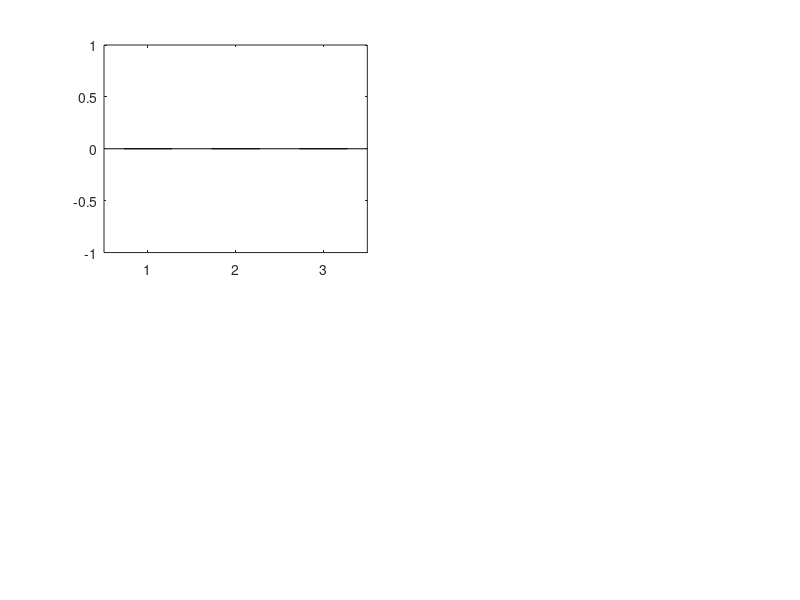

This figure's MATLAB source: (Note: this script raises an error after producing the figure.)
function e4_compare()
%E4_COMPARE  三组连接方案横向对比 —— 生成对比图与结论表 (纯 MATLAB)
%
%   读取 results/e4/{coax,short,long}/ 下各业务【最新一份】.mat, 汇总关键指标,
%   打印结论表并输出对比图。
%
%   输出:
%     plots/e4/_compare.png   三组横向对比图 (4 子图)
%     plots/e4/_compare.txt   结论表 (纯文本, 可直接贴进报告)
%
%   用法 (项目根目录):  e4_compare
%
%   ★ 注意: 三组的图片业务可能选中了不同分辨率/质量 (脚本按"PSNR最高且单帧可传"选),
%           故 PSNR 不宜直接横向比较 —— 图中会标注各自的配置。

    links = {'coax', 'short', 'long'};
    lname = {'同轴线', '短天线 5cm', '长天线 10cm'};
    bizs  = {'text', 'image', 'audio', 'video'};
    nL = numel(links);

    %% ===== 1. 收集各业务最新数据 =====
    D = cell(nL, numel(bizs));
    for i = 1:nL
        for j = 1:numel(bizs)
            d  = fullfile('results', 'e4', links{i});
            fs = dir(fullfile(d, sprintf('%s_%s_*.mat', links{i}, bizs{j})));
            if isempty(fs), continue; end
            [~, k] = max([fs.datenum]);
            try
                D{i,j} = load(fullfile(fs(k).folder, fs(k).name), 'cfg', 'metrics');
            catch ME
                fprintf(2, '  [!] 读取 %s/%s 失败: %s\n', links{i}, bizs{j}, ME.message);
            end
        end
    end

    %% ===== 2. 提取指标 =====
    % 物理量
    pwr  = nan(nL, numel(bizs));   % 接收功率 dBFS
    fEst = nan(nL, 1);
    % 业务质量
    txtOK = nan(nL,1);   txtByte = nan(nL,1);
    imgPSNR = nan(nL,1); imgRes = cell(nL,1);
    audRho = nan(nL,1);  audSNR = nan(nL,1);
    vidFrame = nan(nL,1); vidPSNR = nan(nL,1); vidFPS = nan(nL,1);

    for i = 1:nL
        for j = 1:numel(bizs)
            M = D{i,j};
            if isempty(M), continue; end
            m = M.metrics;
            if isfield(m,'rxPowerDbfs'), pwr(i,j) = m.rxPowerDbfs; end
            switch bizs{j}
                case 'text'
                    if isfield(m,'charOK'),  txtOK(i)   = double(m.charOK); end
                    if isfield(m,'byteOK'),  txtByte(i) = double(m.byteOK)*100; end
                    if isfield(m,'freqEstMean'), fEst(i) = m.freqEstMean; end
                case 'image'
                    if isfield(m,'psnr'), imgPSNR(i) = m.psnr; end
                    if isfield(m,'W'), imgRes{i} = sprintf('%dx%d Q%d', m.W, m.H, m.q); end
                case 'audio'
                    if isfield(m,'rho'),    audRho(i) = m.rho; end
                    if isfield(m,'segSNR'), audSNR(i) = m.segSNR; end
                case 'video'
                    if isfield(m,'frameOK'),  vidFrame(i) = m.frameOK*100; end
                    if isfield(m,'psnrMean'), vidPSNR(i)  = m.psnrMean; end
                    if isfield(m,'fps'),      vidFPS(i)   = m.fps; end
            end
        end
    end

    %% ===== 3. 标定结果 (链路损耗) =====
    calGain = nan(nL,1); calPwr = nan(nL,1);
    for i = 1:nL
        fs = dir(fullfile('results','e4','antenna', sprintf('ant_calib_%s_*.mat', links{i})));
        if isempty(fs), continue; end
        [~, k] = max([fs.datenum]);
        try
            M = load(fullfile(fs(k).folder, fs(k).name), 'metrics');
            calGain(i) = double(M.metrics.rxGainBest);
            calPwr(i)  = double(M.metrics.pwrBest);
        catch
        end
    end

    %% ===== 4. 打印结论表 =====
    fprintf('\n');
    fprintf('==================================================================\n');
    fprintf('  E4 三组连接方案对比\n');
    fprintf('==================================================================\n');
    fprintf('%-14s %10s %13s\n', '链路', '标定RxGain', '接收功率');
    fprintf('%s\n', repmat('-', 1, 40));
    for i = 1:nL
        fprintf('%-14s %8.0f dB %10.2f dBFS\n', lname{i}, calGain(i), calPwr(i));
    end
    fprintf('%s\n', repmat('-', 1, 40));
    dGain = calGain(2) - calGain(1);
    dPwr  = calPwr(2)  - calPwr(1);
    fprintf('天线组比同轴组多需 %.0f dB 增益, 接收功率仅差 %.1f dB\n', dGain, dPwr);
    fprintf('⇒ 天线路径耦合损耗 ≈ %.0f dB\n', dGain - abs(dPwr));
    fprintf('长/短天线 (同为 %.0f dB): 功率差 %+.2f dB\n', calGain(2), calPwr(3)-calPwr(2));

    fprintf('\n%-14s %10s %10s %12s %12s\n', '链路', '文本一致', '图片PSNR', '音频相关', '视频帧完成');
    fprintf('%s\n', repmat('-', 1, 62));
    for i = 1:nL
        fprintf('%-14s %10.0f %10.2f %12.4f %11.0f%%\n', ...
            lname{i}, txtOK(i), imgPSNR(i), audRho(i), vidFrame(i));
    end
    fprintf('%s\n', repmat('-', 1, 62));
    fprintf('★ 图片配置: ');
    for i = 1:nL
        fprintf('%s=%s  ', links{i}, imgRes{i});
    end
    fprintf('\n  (配置不同, PSNR 不宜直接横向比较)\n');

    %% ===== 5. 出对比图 =====
    C1 = [0.12 0.37 0.75]; C2 = [0.07 0.63 0.55]; C3 = [0.72 0.45 0.10];
    cols = [C1; C2; C3];

    fig = figure('Position', [60 60 1000 720], 'Color', 'w', 'Visible', 'on');
    x = 1:nL;

    % ① 链路损耗: 标定 RxGain
    ax1 = subplot(2,2,1);
    b = bar(ax1, x, calGain, 0.55, 'FaceColor', 'flat');
    b.CData = cols;
    hold(ax1, 'on');
    for i = 1:nL
        text(ax1, i, calGain(i)+1, sprintf('%.0f dB', calGain(i)), ...
             'HorizontalAlignment','center', 'FontSize', 9);
    end
    set(ax1, 'XTick', x, 'XTickLabel', lname, 'FontSize', 9);
    ylabel(ax1, '标定 RxGain (dB)'); grid(ax1, 'on'); set(ax1, 'GridAlpha', 0.2);
    title(ax1, '① 达到相同接收功率所需的接收增益', 'FontSize', 11);

    % ② 接收功率
    ax2 = subplot(2,2,2);
    b2 = bar(ax2, x, mean(pwr, 2, 'omitnan'), 0.55, 'FaceColor', 'flat');
    b2.CData = cols;
    hold(ax2, 'on');
    yline(ax2, -20, '--', '上限 -20', 'Color', [0.85 0.25 0.25]);
    yline(ax2, -30, '--', '下限 -30', 'Color', [0.85 0.25 0.25]);
    set(ax2, 'XTick', x, 'XTickLabel', lname, 'FontSize', 9);
    ylabel(ax2, '接收功率 (dBFS)'); grid(ax2, 'on'); set(ax2, 'GridAlpha', 0.2);
    title(ax2, '② 接收功率 (四业务平均, 目标带内)', 'FontSize', 11);

    % ③ 业务质量 (归一化便于同图)
    ax3 = subplot(2,2,3);
    Q = [txtByte/100, imgPSNR/40, audRho, vidFrame/100];   % 归一化到 0~1
    b3 = bar(ax3, x, Q, 0.8);
    set(ax3, 'XTick', x, 'XTickLabel', lname, 'FontSize', 9);
    ylabel(ax3, '归一化指标 (1.0 = 理想)'); ylim(ax3, [0 1.15]);
    grid(ax3, 'on'); set(ax3, 'GridAlpha', 0.2);
    legend(ax3, {'文本正确率','图片PSNR/40dB','音频相关','视频帧完成率'}, ...
           'Location', 'southoutside', 'Orientation', 'horizontal', 'FontSize', 8);
    title(ax3, '③ 业务质量横向对比', 'FontSize', 11);

    % ④ 音频 & 视频细节
    ax4 = subplot(2,2,4);
    yyaxis(ax4, 'left');
    plot(ax4, x, audSNR, '-o', 'Color', C2, 'LineWidth', 1.5, 'MarkerFaceColor', C2);
    ylabel(ax4, '音频分段 SNR (dB)');
    yyaxis(ax4, 'right');
    plot(ax4, x, vidPSNR, '-s', 'Color', C3, 'LineWidth', 1.5, 'MarkerFaceColor', C3);
    ylabel(ax4, '视频 PSNR (dB)');
    set(ax4, 'XTick', x, 'XTickLabel', lname, 'FontSize', 9);
    grid(ax4, 'on'); set(ax4, 'GridAlpha', 0.2);
    title(ax4, '④ 音频 / 视频 质量细节', 'FontSize', 11);

    sgtitle('E4 三组连接方案 (同轴 / 短天线 / 长天线) 横向对比', 'FontSize', 12.5);

    if ~isfolder(fullfile('plots','e4')), mkdir(fullfile('plots','e4')); end
    try
        exportgraphics(fig, fullfile('plots','e4','_compare.png'), 'Resolution', 130);
    catch
        saveas(fig, fullfile('plots','e4','_compare.png'));
    end
    fprintf('\n[OK] 对比图已保存: plots/e4/_compare.png\n');

    %% ===== 6. 结论表写盘 =====
    lines = {};
    lines{end+1} = 'E4 三组连接方案对比';
    lines{end+1} = sprintf('生成时间: %s', datestr(now));
    lines{end+1} = '';
    lines{end+1} = sprintf('%-14s %12s %14s', '链路', '标定RxGain', '接收功率(dBFS)');
    for i = 1:nL
        lines{end+1} = sprintf('%-14s %10.0f dB %12.2f', lname{i}, calGain(i), calPwr(i));
    end
    lines{end+1} = '';
    lines{end+1} = sprintf('天线 vs 同轴: 多需 %.0f dB 增益, 功率差 %.1f dB => 耦合损耗约 %.0f dB', ...
                           dGain, dPwr, dGain-abs(dPwr));
    lines{end+1} = sprintf('长 vs 短天线: 功率差 %+.2f dB', calPwr(3)-calPwr(2));
    lines{end+1} = '';
    lines{end+1} = sprintf('%-14s %10s %10s %12s %12s', '链路','文本一致','图片PSNR','音频相关','视频帧完成%');
    for i = 1:nL
        lines{end+1} = sprintf('%-14s %10.0f %10.2f %12.4f %12.0f', ...
            lname{i}, txtOK(i), imgPSNR(i), audRho(i), vidFrame(i));
    end
    fid = fopen(fullfile('plots','e4','_compare.txt'), 'w', 'n', 'UTF-8');
    if fid > 0
        fwrite(fid, unicode2native(strjoin(lines, newline), 'UTF-8'), 'uint8');
        fclose(fid);
        fprintf('[OK] 结论表已保存: plots/e4/_compare.txt\n');
    end
    fprintf('==================================================================\n\n');
end
